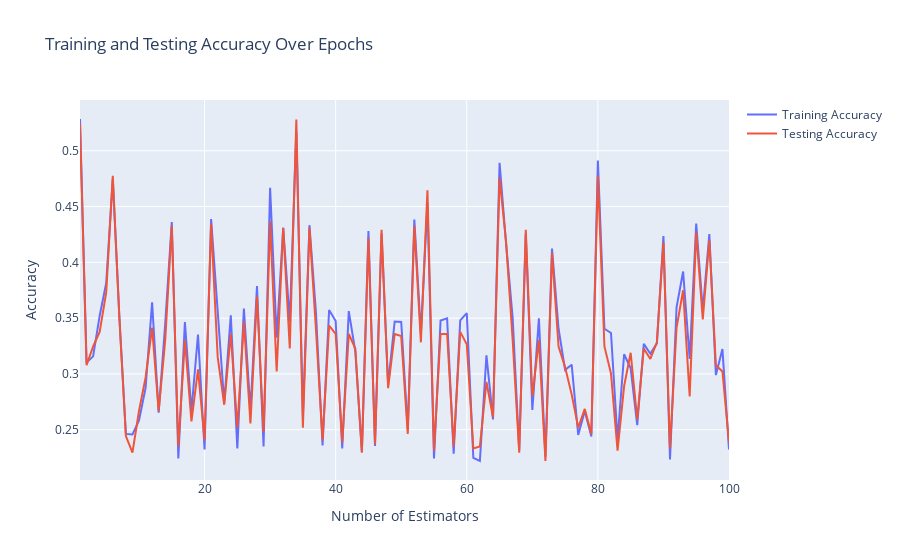
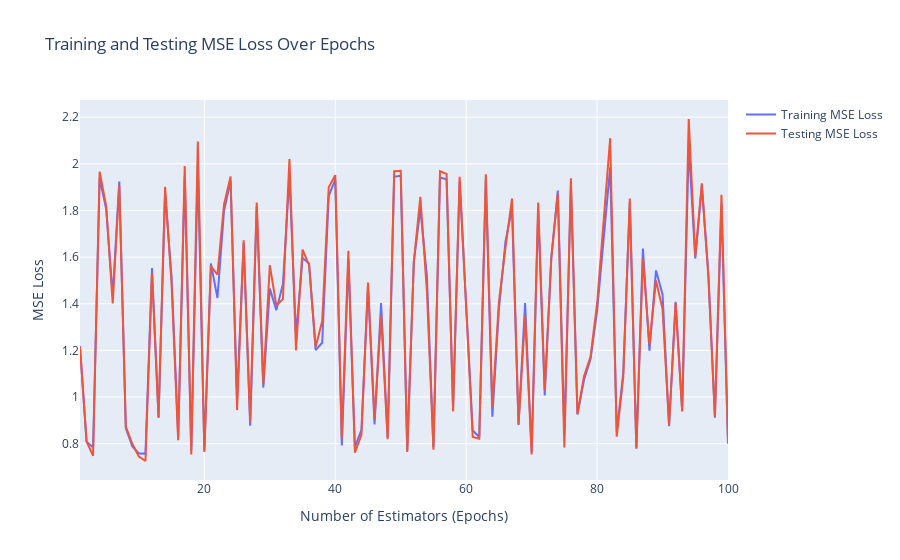

Notebook source saved alongside these figures, in order:
### Markdown cell above
### all features

### Code cell
ada_boost_func(X_train,y_train,X_test,y_test)
